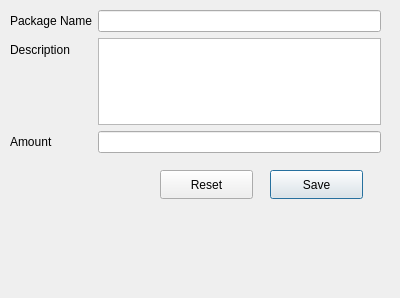
<?xml version="1.0" encoding="UTF-8"?>
<ui version="4.0">
 <class>AddPackage</class>
 <widget class="QDialog" name="AddPackage">
  <property name="windowModality">
   <enum>Qt::WindowModality::WindowModal</enum>
  </property>
  <property name="geometry">
   <rect>
    <x>0</x>
    <y>0</y>
    <width>400</width>
    <height>298</height>
   </rect>
  </property>
  <property name="maximumSize">
   <size>
    <width>400</width>
    <height>300</height>
   </size>
  </property>
  <property name="windowTitle">
   <string>Add Package</string>
  </property>
  <widget class="QWidget" name="formLayoutWidget">
   <property name="geometry">
    <rect>
     <x>10</x>
     <y>10</y>
     <width>371</width>
     <height>143</height>
    </rect>
   </property>
   <layout class="QFormLayout" name="formLayout">
    <item row="0" column="0">
     <widget class="QLabel" name="label">
      <property name="text">
       <string>Package Name</string>
      </property>
     </widget>
    </item>
    <item row="0" column="1">
     <widget class="QLineEdit" name="txtPackageName"/>
    </item>
    <item row="1" column="0">
     <widget class="QLabel" name="label_2">
      <property name="text">
       <string>Description</string>
      </property>
     </widget>
    </item>
    <item row="1" column="1">
     <widget class="QTextEdit" name="txtDescription"/>
    </item>
    <item row="2" column="0">
     <widget class="QLabel" name="label_3">
      <property name="text">
       <string>Amount</string>
      </property>
     </widget>
    </item>
    <item row="2" column="1">
     <widget class="QLineEdit" name="txtAmount"/>
    </item>
   </layout>
  </widget>
  <widget class="QPushButton" name="btnSave">
   <property name="geometry">
    <rect>
     <x>270</x>
     <y>170</y>
     <width>93</width>
     <height>29</height>
    </rect>
   </property>
   <property name="text">
    <string>Save</string>
   </property>
  </widget>
  <widget class="QPushButton" name="btnReset">
   <property name="geometry">
    <rect>
     <x>160</x>
     <y>170</y>
     <width>93</width>
     <height>29</height>
    </rect>
   </property>
   <property name="text">
    <string>Reset</string>
   </property>
  </widget>
 </widget>
 <resources/>
 <connections/>
</ui>
